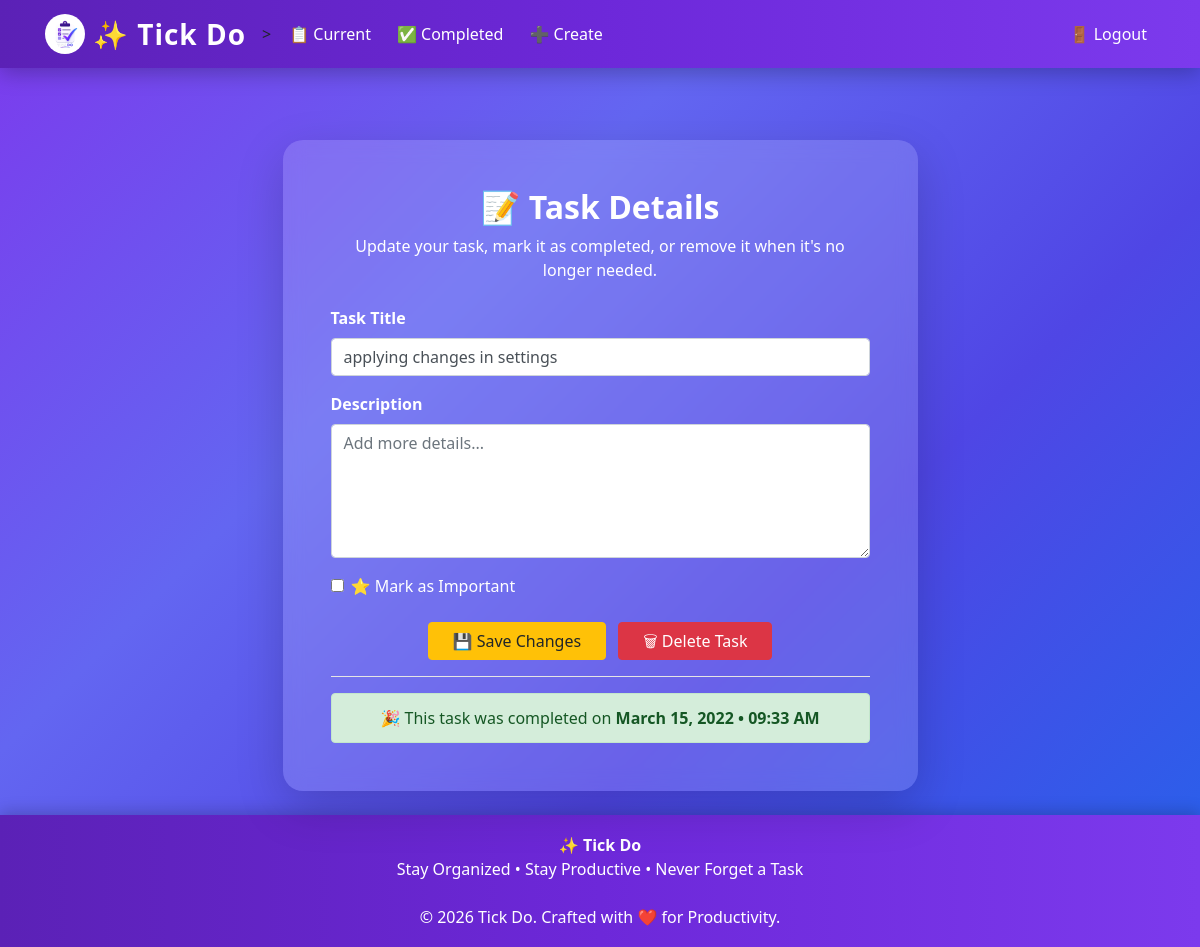
The app's page /todo/9 (signed in) with its own data.
### todo/models.py (models this page shows, shortened)
class Todo(models.Model):
    title = models.CharField(max_length=100)
    memo = models.TextField(blank=True)
    created = models.DateTimeField(auto_now_add=True)
    datecompleted = models.DateTimeField(null=True, blank=True)
    important = models.BooleanField(default=False)
    user = models.ForeignKey(User, on_delete=models.CASCADE)

### todo/views.py (the view, shortened to what this page needs)
# urls.py: path('todo/<int:todo_pk>', views.viewtodo, name='viewtodo'),
@login_required
def viewtodo(request, todo_pk):
    todo = get_object_or_404(Todo, pk=todo_pk, user=request.user)
    if request.method == 'GET':
        form = TodoForm(instance=todo)
        return render(request, 'todo/viewtodo.html', {'todo':todo, 'form':form})

### todo/forms.py
class TodoForm(ModelForm):
    class Meta:
        model = Todo
        fields = ['title', 'memo', 'important']

### todo/templates/todo/viewtodo.html (shortened to what this page needs)
{% extends "todo/base.html" %}
{% block content %}
<div class="row justify-content-center mt-5">
    <div class="col-md-8 col-lg-7">
        <div class="card shadow-lg border-0"
             style="background: rgba(255,255,255,0.15);
                    backdrop-filter: blur(10px);
                    border-radius:20px;
                    color:white;">
            <div class="card-body p-5">
                <h2 class="text-center font-weight-bold mb-2">
                    📝 Task Details
                </h2>
                <p class="text-center mb-4">
                    Update your task, mark it as completed, or remove it when it's no longer needed.
                </p>
                <form method="POST">
                    <div class="form-group">
                        <label><strong>Task Title</strong></label>
                        <input
                            type="text"
                            name="title"
                            class="form-control"
                            id="title"
                            value="{{ todo.title }}"
                            required>
                    </div>
                    <div class="form-group">
                        <label><strong>Description</strong></label>
                        <textarea
                            name="memo"
                            rows="5"
                            class="form-control"
                            id="memo"
                            placeholder="Add more details...">{{ todo.memo }}</textarea>
                    </div>
                    <div class="form-group form-check">
                        <input
                            type="checkbox"
                            name="important"
                            class="form-check-input"
                            id="important"
                            {% if todo.important %}checked{% endif %}>
                        <label class="form-check-label" for="important">
                            ⭐ Mark as Important
                        </label>
                    </div>
                    <div class="text-center mt-4">
                        <button type="submit"
                                class="btn btn-warning px-4 mr-2">
                            💾 Save Changes
                        </button>
                        <button type="button"
                                class="btn btn-danger px-4"
                                onclick="if(confirm('Are you sure you want to delete this task?')) $('#delete').click();">
                            🗑 Delete Task
                        </button>
                    </div>
                </form>
                <hr style="background:white;">
                {% if todo.datecompleted %}
                    <div class="alert alert-success text-center mb-0">
                        🎉 This task was completed on
                        <strong>{{ todo.datecompleted|date:"F d, Y • h:i A" }}</strong>
                    </div>
                {% else %}
                    <p class="text-center mb-0">
                        💡 <strong>Tip:</strong> Completing small tasks every day builds lasting productivity.
                    </p>
                {% endif %}
            </div>
        </div>
    </div>
</div>
{% endblock %}

### todo/templates/todo/base.html (style rules this page uses)
html,body { height:100%; margin:0; }
body { min-height:100vh; display:flex; flex-direction:column; background:linear-gradient( 135deg, #7C3AED 0%, #6366F1 35%, #4F46E5 65%, #2563EB 100%); background-attachment:fixed; font-family:'Segoe UI',sans-serif; }

### records on screen
Todo: title "applying changes in settings", datecompleted "March 15, 2022 • 09:33 AM"
